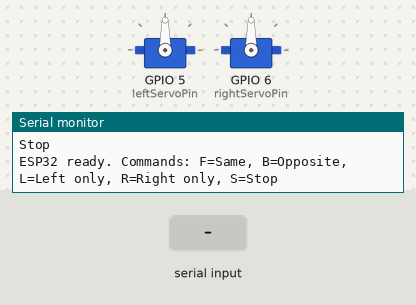
The sketch below on a simulated ESP32. Parts: 2 × servo, the last lines printed to the serial monitor. The test bench sets the inputs (shaded band).

Above: at 1.2 s.
1.3 s: "F" received over Serial
At 1.75 s:
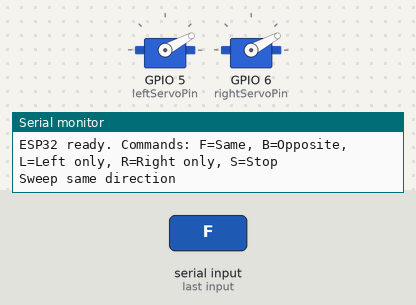
4.3 s: "B" received over Serial
At 7.15 s:
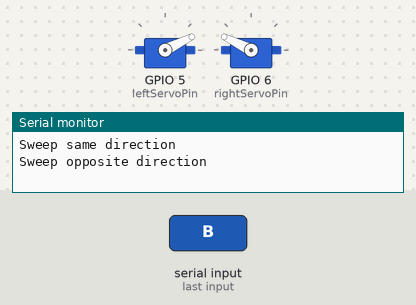
10.3 s: "L" received over Serial
16.3 s: "R" received over Serial
22.3 s: "L" received over Serial
At 23.35 s:
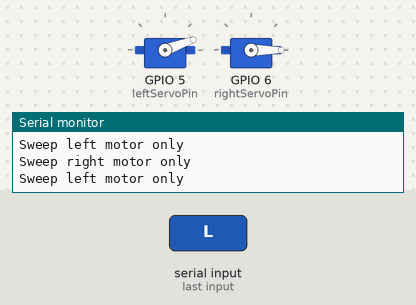
Timing chart, 0 to 26.3 s (numbered marks = the images above; inputs shaded):
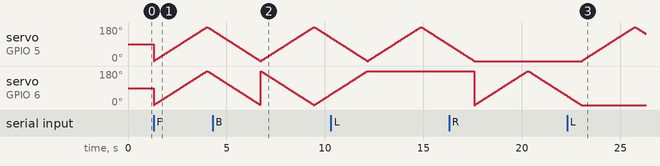

The sketch:

Trial_Rotates_on_a_loop.ino
```cpp
#include <Arduino.h>
#include <ESP32Servo.h>

Servo leftServo;
Servo rightServo;

int leftServoPin = 5;   // adjust to your wiring
int rightServoPin = 6;  // adjust to your wiring

void setup() {
  Serial.begin(115200);
  leftServo.attach(leftServoPin);
  rightServo.attach(rightServoPin);
  stopCar();
  Serial.println("ESP32 ready. Commands: F=Same, B=Opposite, L=Left only, R=Right only, S=Stop");
}

void loop() {
  if (Serial.available()) {
    char cmd = Serial.read();
    if (cmd == 'F') sweepSameDirection();
    if (cmd == 'B') sweepOppositeDirection();
    if (cmd == 'L') sweepLeftOnly();
    if (cmd == 'R') sweepRightOnly();
    if (cmd == 'S') stopCar();
  }
}

// Sweep both servos together in same direction
void sweepSameDirection() {
  Serial.println("Sweep same direction");
  for (int pos = 0; pos <= 180; pos++) {
    leftServo.write(pos);
    rightServo.write(pos);
    delay(15);
  }
  for (int pos = 180; pos >= 0; pos--) {
    leftServo.write(pos);
    rightServo.write(pos);
    delay(15);
  }
}

// Sweep both servos together in opposite directions
void sweepOppositeDirection() {
  Serial.println("Sweep opposite direction");
  for (int pos = 0; pos <= 180; pos++) {
    leftServo.write(pos);
    rightServo.write(180 - pos);
    delay(15);
  }
  for (int pos = 180; pos >= 0; pos--) {
    leftServo.write(pos);
    rightServo.write(180 - pos);
    delay(15);
  }
}

// Sweep left motor only
void sweepLeftOnly() {
  Serial.println("Sweep left motor only");
  for (int pos = 0; pos <= 180; pos++) {
    leftServo.write(pos);
    delay(15);
  }
  for (int pos = 180; pos >= 0; pos--) {
    leftServo.write(pos);
    delay(15);
  }
}

// Sweep right motor only
void sweepRightOnly() {
  Serial.println("Sweep right motor only");
  for (int pos = 0; pos <= 180; pos++) {
    rightServo.write(pos);
    delay(15);
  }
  for (int pos = 180; pos >= 0; pos--) {
    rightServo.write(pos);
    delay(15);
  }
}

// Stop both motors
void stopCar() {
  Serial.println("Stop");
  leftServo.write(90);
  rightServo.write(90);
}
```

Measured:
- after the input at 22.3 s, servo on GPIO 5 (leftServoPin): rises from 0° to 180° in 2.7 s, then falls to 143° in 0.57 s
